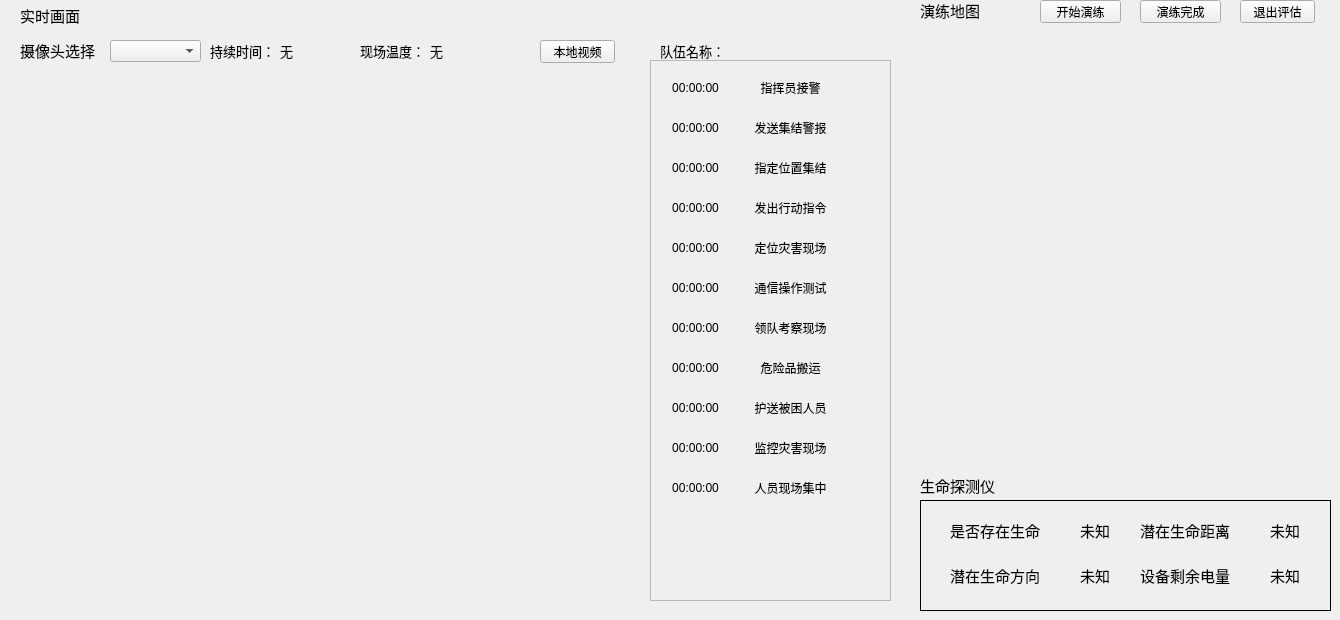
     <widget class="QWidget" name="tab">
      <attribute name="title">
       <string>现场情况</string>
      </attribute>
      <widget class="QLabel" name="label_5">
       <property name="geometry">
        <rect>
         <x>920</x>
         <y>0</y>
         <width>81</width>
         <height>21</height>
        </rect>
       </property>
       <property name="font">
        <font>
         <family>黑体</family>
         <pointsize>11</pointsize>
        </font>
       </property>
       <property name="text">
        <string>演练地图</string>
       </property>
      </widget>
      <widget class="QFrame" name="frame">
       <property name="geometry">
        <rect>
         <x>10</x>
         <y>30</y>
         <width>901</width>
         <height>581</height>
        </rect>
       </property>
       <property name="frameShape">
        <enum>QFrame::NoFrame</enum>
       </property>
       <property name="frameShadow">
        <enum>QFrame::Raised</enum>
       </property>
       <widget class="QLabel" name="label_4">
        <property name="geometry">
         <rect>
          <x>10</x>
          <y>10</y>
          <width>81</width>
          <height>21</height>
         </rect>
        </property>
        <property name="font">
         <font>
          <family>黑体</family>
          <pointsize>11</pointsize>
         </font>
        </property>
        <property name="text">
         <string>摄像头选择</string>
        </property>
       </widget>
       <widget class="QComboBox" name="comboBox">
        <property name="geometry">
         <rect>
          <x>100</x>
          <y>10</y>
          <width>91</width>
          <height>22</height>
         </rect>
        </property>
       </widget>
       <widget class="QLabel" name="label_11">
        <property name="geometry">
         <rect>
          <x>420</x>
          <y>10</y>
          <width>31</width>
          <height>21</height>
         </rect>
        </property>
        <property name="font">
         <font>
          <family>黑体</family>
          <pointsize>10</pointsize>
         </font>
        </property>
        <property name="text">
         <string>无</string>
        </property>
       </widget>
       <widget class="QLabel" name="label_3">
        <property name="geometry">
         <rect>
          <x>350</x>
          <y>10</y>
          <width>61</width>
          <height>21</height>
         </rect>
        </property>
        <property name="font">
         <font>
          <family>黑体</family>
          <pointsize>10</pointsize>
         </font>
        </property>
        <property name="text">
         <string>现场温度：</string>
        </property>
       </widget>
       <widget class="QLabel" name="label_timing">
        <property name="geometry">
         <rect>
          <x>270</x>
          <y>10</y>
          <width>71</width>
          <height>21</height>
         </rect>
        </property>
        <property name="font">
         <font>
          <family>黑体</family>
          <pointsize>10</pointsize>
         </font>
        </property>
        <property name="text">
         <string>无</string>
        </property>
       </widget>
       <widget class="QLabel" name="label_7">
        <property name="geometry">
         <rect>
          <x>200</x>
          <y>10</y>
          <width>61</width>
          <height>21</height>
         </rect>
        </property>
        <property name="font">
         <font>
          <family>黑体</family>
          <pointsize>10</pointsize>
         </font>
        </property>
        <property name="text">
         <string>持续时间：</string>
        </property>
       </widget>
       <widget class="QLabel" name="label_frame_3">
        <property name="geometry">
         <rect>
          <x>0</x>
          <y>0</y>
          <width>631</width>
          <height>581</height>
         </rect>
        </property>
        <property name="frameShape">
         <enum>QFrame::NoFrame</enum>
        </property>
        <property name="text">
         <string/>
        </property>
       </widget>
       <widget class="QWidget" name="widget" native="true">
        <property name="geometry">
         <rect>
          <x>10</x>
          <y>40</y>
          <width>621</width>
          <height>531</height>
         </rect>
        </property>
        <widget class="QLabel" name="label_10">
         <property name="geometry">
          <rect>
           <x>10</x>
           <y>10</y>
           <width>601</width>
           <height>511</height>
          </rect>
         </property>
         <property name="styleSheet">
          <string notr="true">image: url(:/FEDE/Resources/water.png);</string>
         </property>
         <property name="frameShape">
          <enum>QFrame::NoFrame</enum>
         </property>
         <property name="text">
          <string/>
         </property>
        </widget>
       </widget>
       <widget class="QFrame" name="frame_sersor">
        <property name="geometry">
         <rect>
          <x>640</x>
          <y>30</y>
          <width>241</width>
          <height>541</height>
         </rect>
        </property>
        <property name="frameShape">
         <enum>QFrame::StyledPanel</enum>
        </property>
        <property name="frameShadow">
         <enum>QFrame::Raised</enum>
        </property>
        <widget class="QLabel" name="label_time_8">
         <property name="geometry">
          <rect>
           <x>10</x>
           <y>300</y>
           <width>71</width>
           <height>16</height>
          </rect>
         </property>
         <property name="text">
          <string>00:00:00</string>
         </property>
         <property name="alignment">
          <set>Qt::AlignCenter</set>
         </property>
        </widget>
        <widget class="QLabel" name="label_time_11">
         <property name="geometry">
          <rect>
           <x>10</x>
           <y>420</y>
           <width>71</width>
           <height>16</height>
          </rect>
         </property>
         <property name="text">
          <string>00:00:00</string>
         </property>
         <property name="alignment">
          <set>Qt::AlignCenter</set>
         </property>
        </widget>
        <widget class="QLabel" name="label_time_7">
         <property name="geometry">
          <rect>
           <x>10</x>
           <y>260</y>
           <width>71</width>
           <height>16</height>
          </rect>
         </property>
         <property name="text">
          <string>00:00:00</string>
         </property>
         <property name="alignment">
          <set>Qt::AlignCenter</set>
         </property>
        </widget>
        <widget class="QLabel" name="label_time_3">
         <property name="geometry">
          <rect>
           <x>10</x>
           <y>100</y>
           <width>71</width>
           <height>16</height>
          </rect>
         </property>
         <property name="text">
          <string>00:00:00</string>
         </property>
         <property name="alignment">
          <set>Qt::AlignCenter</set>
         </property>
        </widget>
        <widget class="QLabel" name="label_time_10">
         <property name="geometry">
          <rect>
           <x>10</x>
           <y>380</y>
           <width>71</width>
           <height>16</height>
          </rect>
         </property>
         <property name="text">
          <string>00:00:00</string>
         </property>
         <property name="alignment">
          <set>Qt::AlignCenter</set>
         </property>
        </widget>
        <widget class="QLabel" name="label_time_9">
         <property name="geometry">
          <rect>
           <x>10</x>
           <y>340</y>
           <width>71</width>
           <height>16</height>
          </rect>
         </property>
         <property name="text">
          <string>00:00:00</string>
         </property>
         <property name="alignment">
          <set>Qt::AlignCenter</set>
         </property>
        </widget>
        <widget class="QLabel" name="label_time">
         <property name="geometry">
          <rect>
           <x>10</x>
           <y>20</y>
           <width>71</width>
           <height>16</height>
          </rect>
         </property>
         <property name="text">
          <string>00:00:00</string>
         </property>
         <property name="alignment">
          <set>Qt::AlignCenter</set>
         </property>
        </widget>
        <widget class="QLabel" name="label_time_5">
         <property name="geometry">
          <rect>
           <x>10</x>
           <y>180</y>
           <width>71</width>
           <height>16</height>
          </rect>
         </property>
         <property name="text">
          <string>00:00:00</string>
         </property>
         <property name="alignment">
          <set>Qt::AlignCenter</set>
         </property>
        </widget>
        <widget class="QLabel" name="label_time_6">
         <property name="geometry">
          <rect>
           <x>10</x>
           <y>220</y>
           <width>71</width>
           <height>16</height>
          </rect>
         </property>
         <property name="text">
          <string>00:00:00</string>
         </property>
         <property name="alignment">
          <set>Qt::AlignCenter</set>
         </property>
        </widget>
        <widget class="QLabel" name="label_time_2">
         <property name="geometry">
          <rect>
           <x>10</x>
           <y>60</y>
           <width>71</width>
           <height>16</height>
          </rect>
         </property>
         <property name="text">
          <string>00:00:00</string>
         </property>
         <property name="alignment">
          <set>Qt::AlignCenter</set>
         </property>
        </widget>
        <widget class="QLabel" name="label_time_4">
         <property name="geometry">
          <rect>
           <x>10</x>
           <y>140</y>
           <width>71</width>
           <height>16</height>
          </rect>
         </property>
         <property name="text">
          <string>00:00:00</string>
         </property>
         <property name="alignment">
          <set>Qt::AlignCenter</set>
         </property>
        </widget>
        <widget class="QLabel" name="label_content_6">
         <property name="geometry">
          <rect>
           <x>90</x>
           <y>220</y>
           <width>101</width>
           <height>16</height>
          </rect>
         </property>
         <property name="text">
          <string>通信操作测试</string>
         </property>
         <property name="alignment">
          <set>Qt::AlignCenter</set>
         </property>
        </widget>
        <widget class="QLabel" name="label_content_10">
         <property name="geometry">
          <rect>
           <x>90</x>
           <y>380</y>
           <width>101</width>
           <height>16</height>
          </rect>
         </property>
         <property name="text">
          <string>监控灾害现场</string>
         </property>
         <property name="alignment">
          <set>Qt::AlignCenter</set>
         </property>
        </widget>
        <widget class="QLabel" name="label_content_3">
         <property name="geometry">
          <rect>
           <x>90</x>
           <y>100</y>
           <width>101</width>
           <height>16</height>
          </rect>
         </property>
         <property name="text">
          <string>指定位置集结</string>
         </property>
         <property name="alignment">
          <set>Qt::AlignCenter</set>
         </property>
        </widget>
        <widget class="QLabel" name="label_content_2">
         <property name="geometry">
          <rect>
           <x>90</x>
           <y>60</y>
           <width>101</width>
           <height>16</height>
          </rect>
         </property>
         <property name="text">
          <string>发送集结警报</string>
         </property>
         <property name="alignment">
          <set>Qt::AlignCenter</set>
         </property>
        </widget>
        <widget class="QLabel" name="label_content">
         <property name="geometry">
          <rect>
           <x>90</x>
           <y>20</y>
           <width>101</width>
           <height>16</height>
          </rect>
         </property>
         <property name="text">
          <string>指挥员接警</string>
         </property>
         <property name="alignment">
          <set>Qt::AlignCenter</set>
         </property>
        </widget>
        <widget class="QLabel" name="label_content_5">
         <property name="geometry">
          <rect>
           <x>90</x>
           <y>180</y>
           <width>101</width>
           <height>16</height>
          </rect>
         </property>
         <property name="text">
          <string>定位灾害现场</string>
         </property>
         <property name="alignment">
          <set>Qt::AlignCenter</set>
         </property>
        </widget>
        <widget class="QLabel" name="label_content_7">
         <property name="geometry">
          <rect>
           <x>90</x>
           <y>260</y>
           <width>101</width>
           <height>16</height>
          </rect>
         </property>
         <property name="text">
          <string>领队考察现场</string>
         </property>
         <property name="alignment">
          <set>Qt::AlignCenter</set>
         </property>
        </widget>
        <widget class="QLabel" name="label_content_9">
         <property name="geometry">
          <rect>
           <x>90</x>
           <y>340</y>
           <width>101</width>
           <height>16</height>
          </rect>
         </property>
         <property name="text">
          <string>护送被困人员</string>
         </property>
         <property name="alignment">
          <set>Qt::AlignCenter</set>
         </property>
        </widget>
        <widget class="QLabel" name="label_content_11">
         <property name="geometry">
          <rect>
           <x>90</x>
           <y>420</y>
           <width>101</width>
           <height>16</height>
          </rect>
         </property>
         <property name="text">
          <string>人员现场集中</string>
         </property>
         <property name="alignment">
          <set>Qt::AlignCenter</set>
         </property>
        </widget>
        <widget class="QLabel" name="label_content_8">
         <property name="geometry">
          <rect>
           <x>90</x>
           <y>300</y>
           <width>101</width>
           <height>16</height>
          </rect>
         </property>
         <property name="text">
          <string>危险品搬运</string>
         </property>
         <property name="alignment">
          <set>Qt::AlignCenter</set>
         </property>
        </widget>
        <widget class="QLabel" name="label_content_4">
         <property name="geometry">
          <rect>
           <x>90</x>
           <y>140</y>
           <width>101</width>
           <height>16</height>
          </rect>
         </property>
         <property name="text">
          <string>发出行动指令</string>
         </property>
         <property name="alignment">
          <set>Qt::AlignCenter</set>
         </property>
        </widget>
        <widget class="QLabel" name="label_finish_9">
         <property name="geometry">
          <rect>
           <x>210</x>
           <y>340</y>
           <width>21</width>
           <height>20</height>
          </rect>
         </property>
         <property name="styleSheet">
          <string notr="true"/>
         </property>
         <property name="text">
          <string/>
         </property>
         <property name="alignment">
          <set>Qt::AlignCenter</set>
         </property>
        </widget>
        <widget class="QLabel" name="label_finish_10">
         <property name="geometry">
          <rect>
           <x>210</x>
           <y>380</y>
           <width>21</width>
           <height>20</height>
          </rect>
         </property>
         <property name="styleSheet">
          <string notr="true"/>
         </property>
         <property name="text">
          <string/>
         </property>
         <property name="alignment">
          <set>Qt::AlignCenter</set>
         </property>
        </widget>
        <widget class="QLabel" name="label_finish_3">
         <property name="geometry">
          <rect>
           <x>210</x>
           <y>100</y>
           <width>21</width>
           <height>20</height>
          </rect>
         </property>
         <property name="styleSheet">
          <string notr="true"/>
         </property>
         <property name="text">
          <string/>
         </property>
         <property name="alignment">
          <set>Qt::AlignCenter</set>
         </property>
        </widget>
        <widget class="QLabel" name="label_finish_11">
         <property name="geometry">
          <rect>
           <x>210</x>
           <y>420</y>
           <width>21</width>
           <height>20</height>
          </rect>
         </property>
         <property name="styleSheet">
          <string notr="true"/>
         </property>
         <property name="text">
          <string/>
         </property>
         <property name="alignment">
          <set>Qt::AlignCenter</set>
         </property>
        </widget>
        <widget class="QLabel" name="label_finish_8">
         <property name="geometry">
          <rect>
           <x>210</x>
           <y>300</y>
           <width>21</width>
           <height>20</height>
          </rect>
         </property>
         <property name="styleSheet">
          <string notr="true"/>
         </property>
         <property name="text">
          <string/>
         </property>
         <property name="alignment">
          <set>Qt::AlignCenter</set>
         </property>
        </widget>
        <widget class="QLabel" name="label_finish">
         <property name="geometry">
          <rect>
           <x>210</x>
           <y>20</y>
           <width>21</width>
           <height>20</height>
          </rect>
         </property>
         <property name="styleSheet">
          <string notr="true"/>
         </property>
         <property name="text">
          <string/>
         </property>
         <property name="alignment">
          <set>Qt::AlignCenter</set>
         </property>
        </widget>
        <widget class="QLabel" name="label_finish_5">
         <property name="geometry">
          <rect>
           <x>210</x>
           <y>180</y>
           <width>21</width>
           <height>20</height>
          </rect>
         </property>
         <property name="styleSheet">
          <string notr="true"/>
         </property>
         <property name="text">
          <string/>
         </property>
         <property name="alignment">
          <set>Qt::AlignCenter</set>
         </property>
        </widget>
        <widget class="QLabel" name="label_finish_7">
         <property name="geometry">
          <rect>
           <x>210</x>
           <y>260</y>
           <width>21</width>
           <height>20</height>
          </rect>
         </property>
         <property name="styleSheet">
          <string notr="true"/>
         </property>
         <property name="text">
          <string/>
         </property>
         <property name="alignment">
          <set>Qt::AlignCenter</set>
         </property>
        </widget>
        <widget class="QLabel" name="label_finish_2">
         <property name="geometry">
          <rect>
           <x>210</x>
           <y>60</y>
           <width>21</width>
           <height>20</height>
          </rect>
         </property>
         <property name="styleSheet">
          <string notr="true"/>
         </property>
         <property name="text">
          <string/>
         </property>
         <property name="alignment">
          <set>Qt::AlignCenter</set>
         </property>
        </widget>
        <widget class="QLabel" name="label_finish_6">
         <property name="geometry">
          <rect>
           <x>210</x>
           <y>220</y>
           <width>21</width>
           <height>20</height>
          </rect>
         </property>
         <property name="styleSheet">
          <string notr="true"/>
         </property>
         <property name="text">
          <string/>
         </property>
         <property name="alignment">
          <set>Qt::AlignCenter</set>
         </property>
        </widget>
        <widget class="QLabel" name="label_finish_4">
         <property name="geometry">
          <rect>
           <x>210</x>
           <y>140</y>
           <width>21</width>
           <height>20</height>
          </rect>
         </property>
         <property name="styleSheet">
          <string notr="true"/>
         </property>
         <property name="text">
          <string/>
         </property>
         <property name="alignment">
          <set>Qt::AlignCenter</set>
         </property>
        </widget>
        <widget class="QLabel" name="label_time_12">
         <property name="geometry">
          <rect>
           <x>10</x>
           <y>460</y>
           <width>71</width>
           <height>16</height>
          </rect>
         </property>
         <property name="text">
          <string/>
         </property>
         <property name="alignment">
          <set>Qt::AlignCenter</set>
         </property>
        </widget>
        <widget class="QLabel" name="label_content_12">
         <property name="geometry">
          <rect>
           <x>90</x>
           <y>460</y>
           <width>101</width>
           <height>16</height>
          </rect>
         </property>
         <property name="text">
          <string/>
         </property>
         <property name="alignment">
          <set>Qt::AlignCenter</set>
         </property>
        </widget>
        <widget class="QLabel" name="label_finish_12">
         <property name="geometry">
          <rect>
           <x>210</x>
           <y>460</y>
           <width>21</width>
           <height>20</height>
          </rect>
         </property>
         <property name="styleSheet">
          <string notr="true"/>
         </property>
         <property name="text">
          <string/>
         </property>
         <property name="alignment">
          <set>Qt::AlignCenter</set>
         </property>
        </widget>
       </widget>
       <widget class="QLabel" name="label_frame_5">
        <property name="geometry">
         <rect>
          <x>639</x>
          <y>0</y>
          <width>262</width>
          <height>581</height>
         </rect>
        </property>
        <property name="frameShape">
         <enum>QFrame::NoFrame</enum>
        </property>
        <property name="text">
         <string/>
        </property>
       </widget>
       <widget class="QPushButton" name="pushButton_local">
        <property name="geometry">
         <rect>
          <x>530</x>
          <y>10</y>
          <width>75</width>
          <height>23</height>
         </rect>
        </property>
        <property name="text">
         <string>本地视频</string>
        </property>
       </widget>
       <widget class="QLabel" name="label_name">
        <property name="geometry">
         <rect>
          <x>750</x>
          <y>10</y>
          <width>131</width>
          <height>21</height>
         </rect>
        </property>
        <property name="font">
         <font>
          <family>黑体</family>
          <pointsize>10</pointsize>
         </font>
        </property>
        <property name="text">
         <string/>
        </property>
       </widget>
       <widget class="QLabel" name="label_8">
        <property name="geometry">
         <rect>
          <x>650</x>
          <y>10</y>
          <width>91</width>
          <height>21</height>
         </rect>
        </property>
        <property name="font">
         <font>
          <family>黑体</family>
          <pointsize>10</pointsize>
         </font>
        </property>
        <property name="text">
         <string>队伍名称：</string>
        </property>
       </widget>
       <zorder>label_frame_5</zorder>
       <zorder>label_frame_3</zorder>
       <zorder>label_4</zorder>
       <zorder>comboBox</zorder>
       <zorder>label_11</zorder>
       <zorder>label_3</zorder>
       <zorder>label_timing</zorder>
       <zorder>label_7</zorder>
       <zorder>widget</zorder>
       <zorder>frame_sersor</zorder>
       <zorder>pushButton_local</zorder>
       <zorder>label_name</zorder>
       <zorder>label_8</zorder>
      </widget>
      <widget class="QFrame" name="frame_2">
       <property name="geometry">
        <rect>
         <x>920</x>
         <y>30</y>
         <width>411</width>
         <height>431</height>
        </rect>
       </property>
       <property name="frameShape">
        <enum>QFrame::NoFrame</enum>
       </property>
       <property name="frameShadow">
        <enum>QFrame::Raised</enum>
       </property>
       <widget class="QLabel" name="label_2">
        <property name="geometry">
         <rect>
          <x>10</x>
          <y>10</y>
          <width>391</width>
          <height>401</height>
         </rect>
        </property>
        <property name="styleSheet">
         <string notr="true">border-image: url(:/FEDE/Resources/map.png);</string>
        </property>
        <property name="text">
         <string/>
        </property>
       </widget>
       <widget class="QLabel" name="label_frame_2">
        <property name="geometry">
         <rect>
          <x>0</x>
          <y>0</y>
          <width>411</width>
          <height>421</height>
         </rect>
        </property>
        <property name="frameShape">
         <enum>QFrame::NoFrame</enum>
        </property>
        <property name="text">
         <string/>
        </property>
       </widget>
       <zorder>label_frame_2</zorder>
       <zorder>label_2</zorder>
      </widget>
      <widget class="QLabel" name="label_6">
       <property name="geometry">
        <rect>
         <x>920</x>
         <y>470</y>
         <width>81</width>
         <height>31</height>
        </rect>
       </property>
       <property name="font">
        <font>
         <family>黑体</family>
         <pointsize>11</pointsize>
        </font>
       </property>
       <property name="text">
        <string>生命探测仪</string>
       </property>
      </widget>
      <widget class="QFrame" name="frame_3">
       <property name="geometry">
        <rect>
         <x>920</x>
         <y>500</y>
         <width>411</width>
         <height>111</height>
        </rect>
       </property>
       <property name="frameShape">
        <enum>QFrame::NoFrame</enum>
       </property>
       <property name="frameShadow">
        <enum>QFrame::Raised</enum>
       </property>
       <widget class="QLabel" name="label_29">
        <property name="geometry">
         <rect>
          <x>30</x>
          <y>20</y>
          <width>101</width>
          <height>21</height>
         </rect>
        </property>
        <property name="font">
         <font>
          <family>黑体</family>
          <pointsize>11</pointsize>
         </font>
        </property>
        <property name="text">
         <string>是否存在生命</string>
        </property>
       </widget>
       <widget class="QLabel" name="label_30">
        <property name="geometry">
         <rect>
          <x>160</x>
          <y>20</y>
          <width>81</width>
          <height>21</height>
         </rect>
        </property>
        <property name="font">
         <font>
          <family>黑体</family>
          <pointsize>11</pointsize>
         </font>
        </property>
        <property name="text">
         <string>未知</string>
        </property>
       </widget>
       <widget class="QLabel" name="label_32">
        <property name="geometry">
         <rect>
          <x>30</x>
          <y>60</y>
          <width>101</width>
          <height>31</height>
         </rect>
        </property>
        <property name="font">
         <font>
          <family>黑体</family>
          <pointsize>11</pointsize>
         </font>
        </property>
        <property name="text">
         <string>潜在生命方向</string>
        </property>
       </widget>
       <widget class="QLabel" name="label_33">
        <property name="geometry">
         <rect>
          <x>220</x>
          <y>20</y>
          <width>101</width>
          <height>21</height>
         </rect>
        </property>
        <property name="font">
         <font>
          <family>黑体</family>
          <pointsize>11</pointsize>
         </font>
        </property>
        <property name="text">
         <string>潜在生命距离</string>
        </property>
       </widget>
       <widget class="QLabel" name="label_34">
        <property name="geometry">
         <rect>
          <x>220</x>
          <y>60</y>
          <width>101</width>
          <height>31</height>
         </rect>
        </property>
        <property name="font">
         <font>
          <family>黑体</family>
          <pointsize>11</pointsize>
         </font>
        </property>
        <property name="text">
         <string>设备剩余电量</string>
        </property>
       </widget>
       <widget class="QLabel" name="label_35">
        <property name="geometry">
         <rect>
          <x>160</x>
          <y>60</y>
          <width>81</width>
          <height>31</height>
         </rect>
        </property>
        <property name="font">
         <font>
          <family>黑体</family>
          <pointsize>11</pointsize>
         </font>
        </property>
        <property name="text">
         <string>未知</string>
        </property>
       </widget>
       <widget class="QLabel" name="label_36">
        <property name="geometry">
         <rect>
          <x>350</x>
          <y>20</y>
          <width>41</width>
          <height>21</height>
         </rect>
        </property>
        <property name="font">
         <font>
          <family>黑体</family>
          <pointsize>11</pointsize>
         </font>
        </property>
        <property name="text">
         <string>未知</string>
        </property>
       </widget>
       <widget class="QLabel" name="label_37">
        <property name="geometry">
         <rect>
          <x>350</x>
          <y>60</y>
          <width>41</width>
          <height>31</height>
         </rect>
        </property>
        <property name="font">
         <font>
          <family>黑体</family>
          <pointsize>11</pointsize>
         </font>
        </property>
        <property name="text">
         <string>未知</string>
        </property>
       </widget>
      </widget>
      <widget class="QLabel" name="label_9">
       <property name="geometry">
        <rect>
         <x>20</x>
         <y>0</y>
         <width>101</width>
         <height>31</height>
        </rect>
       </property>
       <property name="font">
        <font>
         <family>黑体</family>
         <pointsize>11</pointsize>
        </font>
       </property>
       <property name="text">
        <string>实时画面</string>
       </property>
      </widget>
      <widget class="QLabel" name="label_frame">
       <property name="geometry">
        <rect>
         <x>920</x>
         <y>500</y>
         <width>411</width>
         <height>111</height>
        </rect>
       </property>
       <property name="frameShape">
        <enum>QFrame::Box</enum>
       </property>
       <property name="text">
        <string/>
       </property>
      </widget>
      <widget class="QPushButton" name="pushButton_begin">
       <property name="geometry">
        <rect>
         <x>1040</x>
         <y>0</y>
         <width>81</width>
         <height>23</height>
        </rect>
       </property>
       <property name="text">
        <string>开始演练</string>
       </property>
      </widget>
      <widget class="QPushButton" name="pushButton_over">
       <property name="geometry">
        <rect>
         <x>1140</x>
         <y>0</y>
         <width>81</width>
         <height>23</height>
        </rect>
       </property>
       <property name="text">
        <string>演练完成</string>
       </property>
      </widget>
      <widget class="QPushButton" name="pushButton_back1">
       <property name="geometry">
        <rect>
         <x>1240</x>
         <y>0</y>
         <width>75</width>
         <height>23</height>
        </rect>
       </property>
       <property name="text">
        <string>退出评估</string>
       </property>
      </widget>
     </widget>
